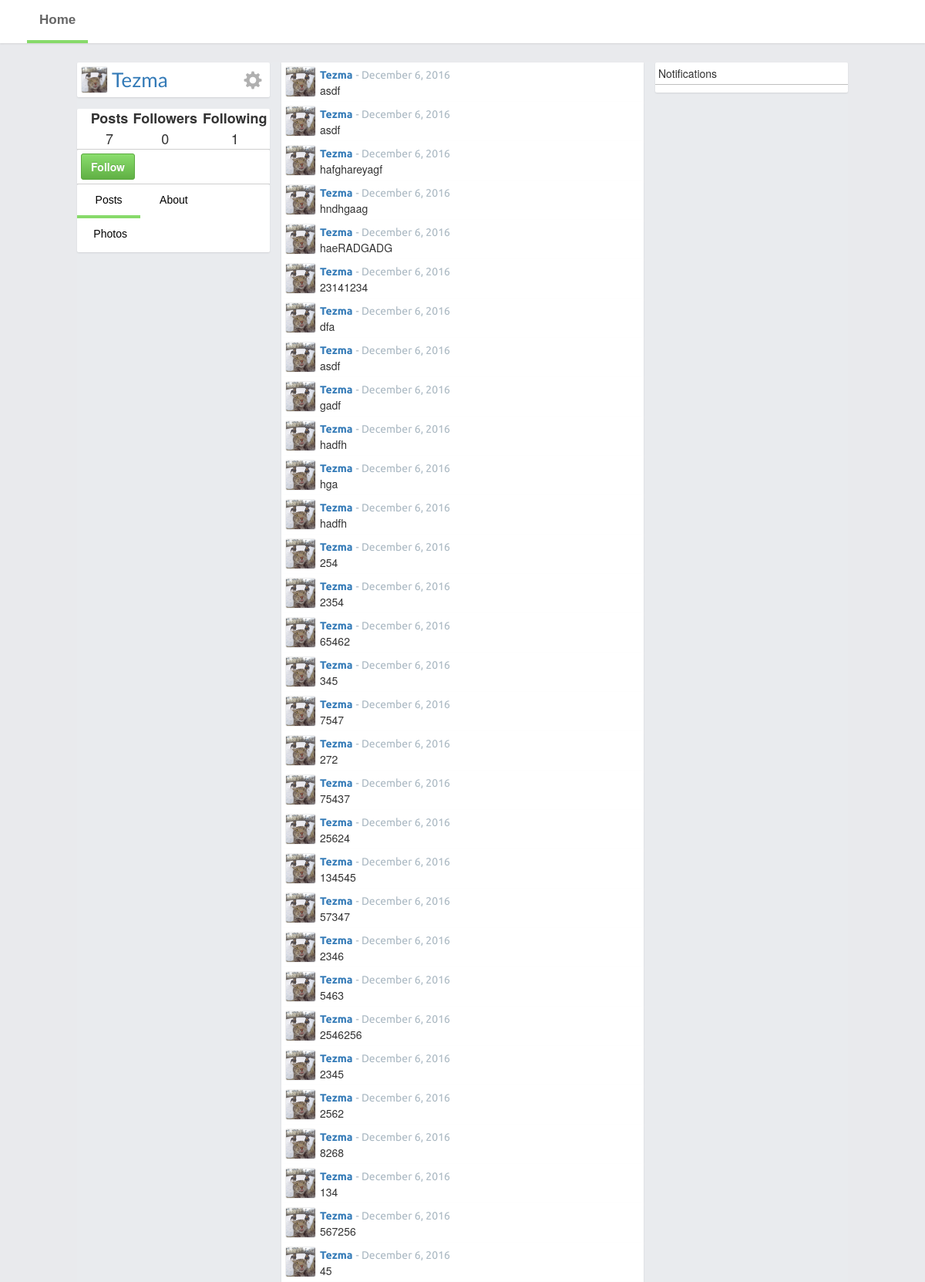
Page /user/Tezma (signed in, upper part) on the committed database.
### tables this page shows
CREATE TABLE `users` (
  `user_id` int(11) NOT NULL,
  `user_name` varchar(25) NOT NULL,
  `user_email` varchar(55) NOT NULL,
  `user_pass` varchar(255) NOT NULL,
  `user_picture` varchar(255) NOT NULL DEFAULT 'default.jpg',
  `user_posts` int(11) NOT NULL,
  `user_followers` int(11) NOT NULL,
  `user_following` int(11) NOT NULL
);

CREATE TABLE `posts` (
  `id` int(11) NOT NULL,
  `user_id` int(11) NOT NULL,
  `username` varchar(255) NOT NULL,
  `picture` varchar(255) NOT NULL,
  `content` longtext NOT NULL,
  `timestamp` bigint(20) NOT NULL
);

### scripts/user.php (called while the page is built, shortened)
<?php
include ('dbconnect.php');
$User = $_SESSION['userSession'];
$GrabUserData = $Connect -> query("SELECT * FROM users WHERE user_id = ".$User."");
$UserData = $GrabUserData -> fetch_array();
$UserID = $UserData['user_id'];
?>

### scripts/format.php (called while the page is built, shortened)
<?php
function getTime($t_time){
  $pt = time() - $t_time;
  if ($pt>=86400)
    $p = date("F j, Y",$t_time);
  elseif ($pt>=3600)
    $p = (floor($pt/3600))." Hours Ago";
  elseif ($pt>=60)
    $p = (floor($pt/60))." Minutes Ago";
  else
    $p = $pt." Seconds Ago";
  return $p;
}
?>

### pages/profile.php (the view, shortened to what this page needs)
<?php
include ('../scripts/dbconnect.php');
include ('../scripts/user.php');
include ('../scripts/format.php');
$ProfileUserName = $_GET['u'];
$GrabUserInfo = $Connect -> query("SELECT * FROM users WHERE user_name = '$ProfileUserName'");
$ProfileInfo = $GrabUserInfo -> fetch_array();
$ProfileUserID = $ProfileInfo['user_id'];
$ProfileUserName = $ProfileInfo['user_name'];
$ProfilePicture = $ProfileInfo['user_picture'];
$ProfileUserPosts = $ProfileInfo['user_posts'];
$ProfileUserFollowers = $ProfileInfo['user_followers'];
$ProfileUserFollowing = $ProfileInfo['user_following'];
?>
<!DOCTYPE html>
<html>
<head>
<link rel="stylesheet" href="../assets/css/bootstrap.css">
<link rel="stylesheet" type="text/css" href="../assets/css/style.css">
<link rel="stylesheet" type="text/css" href="../assets/css/post-css.css">
<link rel="stylesheet" type="text/css" href="../assets/css/framework.css">
<link rel="stylesheet" type="text/css" href="../assets/css/profile.css">
</head>
<body>
<ul class="topnav" id="myTopnav">
  	<li><a class="active left-nav" href="../">Home</a></li>
</ul>
<div class="container-fluid">
	<div class="col-sm-3">
		<div class="dashboard-panel fixed">
			<div class="dashboard-panel-body">
				<img class="user-picture" src="../uploads/images/<?= $ProfilePicture ?>">
				<a href="<?= $ProfileUserName ?>" class="user-name"><?= $ProfileUserName ?></a>
				<a href="../settings" class="settings-icon"><span class="glyphicon glyphicon-cog settings-icon"></span></a>
			</div>
		</div>
		<div class="new-post-panel">
			<table class="user-stats">
				<tr>
					<th>&nbsp;&nbsp;&nbsp;Posts</th>
					<th>Followers</th>
					<th>Following</th>
				</tr>
				<tr>
					<td>&nbsp;&nbsp;&nbsp;<?= $ProfileUserPosts ?></td>
					<td><?= $ProfileUserFollowers ?></td>
					<td><?= $ProfileUserFollowing ?></td>
				</tr>
			</table>
		</div>
		<div class="new-post-panel" style="padding:5px;">
		<?php
		$query = $Connect -> query("SELECT id FROM following WHERE user_id1 = '$UserID' AND user_id2 = '$ProfileUserID'");
		if(mysqli_num_rows($query) >= 1): ?>
			<a class="btn btn-danger" href="../scripts/unfollow.php?username=<?= $ProfileUserName ?>">Unfollow</a>
			<?php
			$query1 = $Connect -> query("SELECT id FROM following WHERE user_id1 = '$ProfileUserID' AND user_id2 = '$UserID'");
			if(mysqli_num_rows($query1) >= 1):
				?>
				<a class="btn btn-default" href="javascript:register_popup('<?= $ProfileUserID ?>', '<?= $ProfileUserName ?>');">Message</a>
			<?php
			else:
				echo "";
			endif;
			?>
		<?php else: ?>
			<a class="btn btn-primary" href="../scripts/follow.php?username=<?= $ProfileUserName ?>">Follow</a>
		<?php
		endif;
		?>
		</div>
		<ul class="nav nav-pills">
		  <li class="active"><a data-toggle="pill" href="#posts">Posts</a></li>
		  <li><a data-toggle="pill" href="#about">About</a></li>
		  <li><a data-toggle="pill" href="#photos">Photos</a></li>
		</ul>
	</div>
	<div class="col-sm-6">
		<div class="tab-content">
			<div id="posts" class="tab-pane active">
			<?php
			$GrabProfilePosts = $Connect -> query("SELECT * FROM posts WHERE user_id = '$ProfileUserID' ORDER BY timestamp");
			while($ProfilePosts = $GrabProfilePosts -> fetch_array()):
			?>
			<div class="dashboard-panel post-panel" data-toggle="modal" data-target="#<?= $ProfilePosts['id'] ?>">
		<div class="dashboard-panel-body">
			<img class="post-user-picture" src="../uploads/images/<?= $ProfilePosts['picture'] ?>">
			<span class="post-user-name"><a href="<?= $ProfilePosts['username'] ?>"><?= $ProfilePosts['username'] ?></a></span>
			<span class="post-user-time"> - <?= getTime($ProfilePosts['timestamp']) ?></span>
			<p><?= $ProfilePosts['content'] ?></p>
		</div>
	</div>
	<?php
			endwhile;
			?>
			</div>
		</div>
	</div>
	<div class="col-sm-3">
		<div class="dashboard-panel">
			<div class="dashboard-panel-header"><span>Notifications</span></div>
			<div class="dashboard-panel-body">
			</div>
		</div>
	</div>
</div>
</body>
</html>

### assets/css/style.css (style rules this page uses)
body { margin: 0; padding: 0; background-color: #F5F8FA; }
p { margin: 0; }
.container-fluid { padding: 0; margin: 25px 100px 0 100px; background-color: #E9EBEE; }
.col-sm-3 { padding: 0; margin: 0; }
.new-post-panel { box-shadow: 0 1px 2px rgba(0,0,0,.1); padding: 0px; border-radius: 0px; border-top-left-radius: 2px; border-top-right-radius: 2px; background-color: #fff; margin-bottom: 0px; border-bottom: 1px solid #d0d0d0; }
.user-picture { width: 35px; height: 35px; overflow: hidden; border-radius: 3px; border:1px solid #eee; margin-right: 5px; float: left; }
.user-name { font-family: 'Lato', sans-serif; font-size: 26px; line-height: 35px; }
.settings-icon { float: right; color: #b0b0b0; }
.glyphicon.glyphicon-cog { font-size: 24px; line-height: 35px; margin-right: 5px; }
ul.topnav { list-style-type: none; margin: 0; padding: 0; overflow: hidden; background-color: #fff; box-shadow: 0 1px 2px rgba(0,0,0,.1); }
.left-nav { margin-left: 35px; }
ul.topnav li a.active { border-bottom: 4px solid #87DA6A; }
ul.topnav li { float: left; }
ul.topnav li a { display: inline-block; color: #666; text-align: center; font-family: 'Montserrat', sans-serif; font-weight: bold; padding: 14px 16px; text-decoration: none; font-size: 17px; transition: 0.1s; border-bottom: 4px solid #fff; }
.user-stats { width: 100%; }
.user-stats th, .user-stats td { text-align: center; }
.user-stats th { font-size: 18px; }
.user-stats td { font-size: 18px; }
body { background-color: #e9eaed; }
.user-stats { padding: 5px; }

### assets/css/post-css.css (style rules this page uses)
.dashboard-panel { box-shadow: 0 1px 2px rgba(0,0,0,.1); padding: 0px; border-color:#e5e6e9 #dfe0e4 #d0d1d5; border-radius: 2px; background-color: #fff; margin-bottom: 15px; }
.dashboard-panel-header { padding: 4px; border-bottom: 1px solid #c0c0c0; }
.dashboard-panel-body { padding: 5px; }
.post-panel { box-shadow: 0 1px 2px rgba(0,0,0,.1); padding: 0px; border-color:#e5e6e9 #dfe0e4 #d0d1d5; border-radius: 0; background-color: #fff; margin-bottom: 0px; }
.post-user-name { font-family: "Ubuntu", Sans-serif; font-weight: bold; font-size: 14px; }
.post-user-time { font-family: "Ubuntu", Sans-serif; color: #AAB8C2; }
.post-user-picture { width: 40px; height: 40px; border:1px solid #eee; border-radius: 3px; float: left; margin-right: 5px; }

### assets/css/framework.css (style rules this page uses)
.btn { position: relative; display: inline-block; padding: 6px 12px; font-size: 14px; font-weight: 600; line-height: 20px; color: #333; white-space: nowrap; vertical-align: middle; cursor: pointer; -webkit-user-select: none; -moz-user-select: none; -ms-user-select: none; user-select: none; background-color: #eee; background-image: -webkit-linear-gradient(#fcfcfc, #eee); background-image: linear-gradient(#fcfcfc, #eee); border: 1px solid #d5d5d5; border-radius: 3px; -webkit-appearance: none; -moz-appearance: none; appearance: none }
.btn-primary { color: #fff; text-shadow: 0 -1px 0 rgba(0, 0, 0, 0.15); background-color: #60b044; background-image: -webkit-linear-gradient(#8add6d, #60b044); background-image: linear-gradient(#8add6d, #60b044); border-color: #5ca941 }

### assets/css/profile.css (style rules this page uses)
.nav-pills { box-shadow: 0 1px 2px rgba(0,0,0,.1); padding: 0px; border-radius: 2px; background-color: #fff; margin-bottom: 15px; }
.nav-pills li { margin: 0; padding: 0; border-bottom: 4px solid transparent; width: 32.9%; text-align: center; }
.nav-pills li a { background-color: transparent; color: black; font-family: helvetica; border-radius: 0px; margin: 0; font-family: sans-serif; }
.nav-pills .active { border-bottom: 4px solid #87DA6A; }
.nav-pills li.active a, .nav-pills li.active a:focus { background-color: transparent; color: black; }

### rows in the picture
users: user_picture (picture), user_name "Tezma", user_posts "7", user_followers "0", user_following "1"
posts: picture (picture), username "Tezma", timestamp "December 6, 2016", content "asdf"
posts: picture (picture), username "Tezma", timestamp "December 6, 2016", content "asdf"
posts: picture (picture), username "Tezma", timestamp "December 6, 2016", content "hafghareyagf"
posts: picture (picture), username "Tezma", timestamp "December 6, 2016", content "hndhgaag"
posts: picture (picture), username "Tezma", timestamp "December 6, 2016", content "haeRADGADG"
posts: picture (picture), username "Tezma", timestamp "December 6, 2016", content "23141234"
posts: picture (picture), username "Tezma", timestamp "December 6, 2016", content "dfa"
posts: picture (picture), username "Tezma", timestamp "December 6, 2016", content "asdf"
posts: picture (picture), username "Tezma", timestamp "December 6, 2016", content "gadf"
posts: picture (picture), username "Tezma", timestamp "December 6, 2016", content "hadfh"
posts: picture (picture), username "Tezma", timestamp "December 6, 2016", content "hga"
posts: picture (picture), username "Tezma", timestamp "December 6, 2016", content "hadfh"
posts: picture (picture), username "Tezma", timestamp "December 6, 2016", content "254"
posts: picture (picture), username "Tezma", timestamp "December 6, 2016", content "2354"
posts: picture (picture), username "Tezma", timestamp "December 6, 2016", content "65462"
posts: picture (picture), username "Tezma", timestamp "December 6, 2016", content "345"
posts: picture (picture), username "Tezma", timestamp "December 6, 2016", content "7547"
posts: picture (picture), username "Tezma", timestamp "December 6, 2016", content "272"
posts: picture (picture), username "Tezma", timestamp "December 6, 2016", content "75437"
posts: picture (picture), username "Tezma", timestamp "December 6, 2016", content "25624"
posts: picture (picture), username "Tezma", timestamp "December 6, 2016", content "134545"
posts: picture (picture), username "Tezma", timestamp "December 6, 2016", content "57347"
posts: picture (picture), username "Tezma", timestamp "December 6, 2016", content "2346"
posts: picture (picture), username "Tezma", timestamp "December 6, 2016", content "5463"
posts: picture (picture), username "Tezma", timestamp "December 6, 2016", content "2546256"
posts: picture (picture), username "Tezma", timestamp "December 6, 2016", content "2345"
posts: picture (picture), username "Tezma", timestamp "December 6, 2016", content "2562"
posts: picture (picture), username "Tezma", timestamp "December 6, 2016", content "8268"
posts: picture (picture), username "Tezma", timestamp "December 6, 2016", content "134"
posts: picture (picture), username "Tezma", timestamp "December 6, 2016", content "567256"
posts: picture (picture), username "Tezma", timestamp "December 6, 2016", content "45"
